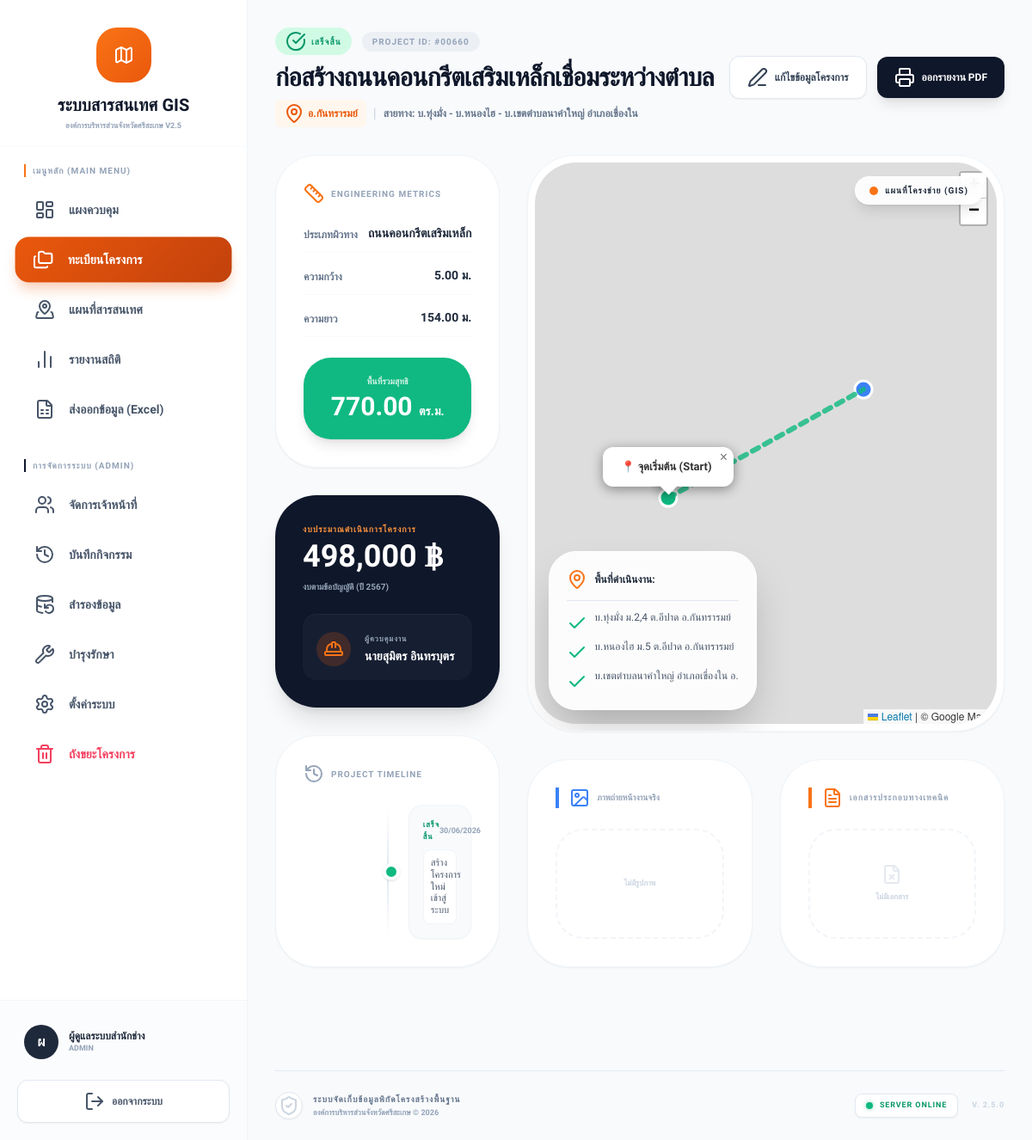
The app's page /view_project.php?id=660 (signed in) with its own data.
### tables this page shows
CREATE TABLE `projects` (
  `id` int(11) NOT NULL,
  `project_name` varchar(255) NOT NULL,
  `route_name` text DEFAULT NULL,
  `infrastructure_type` varchar(100) DEFAULT NULL,
  `fiscal_year` int(11) NOT NULL,
  `district_name` varchar(100) NOT NULL,
  `distance` decimal(10,2) DEFAULT 0.00,
  `width` decimal(10,2) DEFAULT 0.00,
  `has_shoulder` tinyint(1) DEFAULT 0,
  `shoulder_width` decimal(10,2) DEFAULT 0.00,
  `area` decimal(15,2) DEFAULT 0.00,
  `budget_amount` decimal(15,2) DEFAULT 0.00,
  `budget_type` varchar(50) DEFAULT 'statute',
  `supervisor_name` varchar(150) DEFAULT NULL,
  `budget_detail` text DEFAULT NULL,
  `project_image` varchar(255) DEFAULT NULL,
  `start_lat` decimal(11,8) DEFAULT NULL,
  `start_long` decimal(11,8) DEFAULT NULL,
  `end_lat` decimal(11,8) DEFAULT NULL,
  `end_long` decimal(11,8) DEFAULT NULL,
  `status` varchar(50) DEFAULT 'รอนุมัติ',
  `progress_percent` int(3) NOT NULL DEFAULT 0,
  `status_remark` text DEFAULT NULL,
  `created_by` int(11) DEFAULT NULL,
  `created_at` timestamp NOT NULL DEFAULT current_timestamp(),
  `deleted_at` datetime DEFAULT NULL
);

CREATE TABLE `project_status_history` (
  `id` int(11) NOT NULL,
  `project_id` int(11) NOT NULL,
  `status` varchar(100) NOT NULL,
  `remark` text DEFAULT NULL,
  `changed_by` int(11) DEFAULT NULL,
  `created_at` timestamp NOT NULL DEFAULT current_timestamp()
);

### view_project.php (the view, shortened to what this page needs)
<?php
require_once 'config/db.php';
$id = intval($_GET['id']);
$sql = "SELECT p.*, u.full_name as creator_name FROM projects p LEFT JOIN users u ON p.created_by = u.id WHERE p.id = ?";
$stmt = $conn->prepare($sql); $stmt->bind_param("i", $id); $stmt->execute();
$project = $stmt->get_result()->fetch_assoc();
$points_res = $conn->query("SELECT * FROM project_points WHERE project_id = $id ORDER BY order_index ASC");
$locations = [];
while($pt = $points_res->fetch_assoc()) {
    $loc_str = "อ." . $pt['district'];
    if($pt['sub_district']) $loc_str = "ต." . $pt['sub_district'] . " " . $loc_str;
    if($pt['village']) { $v = trim($pt['village']); $v = str_starts_with($v, 'บ.') ? $v : 'บ.' . $v; if($pt['moo']) $v .= " ม." . $pt['moo']; $loc_str = $v . " " . $loc_str; }
    $locations[] = $loc_str;
}
$images = []; $docs = [];
$history_res = $conn->query("SELECT h.*, u.full_name FROM project_status_history h LEFT JOIN users u ON h.changed_by = u.id WHERE h.project_id = $id ORDER BY h.created_at DESC");
$timeline = []; while($h = $history_res->fetch_assoc()) { $timeline[] = $h; }
include 'includes/header.php';
$st = $project['status'];
$st_color = 'slate'; $st_bg = 'bg-slate-100'; $st_text = 'text-slate-600'; $st_icon = 'clock';
if($st == 'เสร็จสิ้น') { $st_color = 'emerald'; $st_bg = 'bg-emerald-100'; $st_text = 'text-emerald-600'; $st_icon = 'check-circle'; }
?>
<link rel="stylesheet" href="https://cdnjs.cloudflare.com/ajax/libs/leaflet/1.9.4/leaflet.min.css" />
<div class="max-w-[1600px] mx-auto pb-20 animate-in fade-in duration-500 w-full px-4 md:px-0">
    <div class="flex flex-col md:flex-row justify-between items-start md:items-center gap-4 mb-8">
        <div>
            <div class="flex items-center gap-3 mb-2">
                <span class="px-3 py-1 rounded-full text-[10px] font-black uppercase tracking-widest <?= $st_bg . ' ' . $st_text ?> flex items-center gap-1.5"><i data-lucide="<?= $st_icon ?>" size="12"></i> <?= htmlspecialchars($st) ?></span>
                <span class="text-[10px] font-black text-slate-400 uppercase tracking-widest bg-slate-200/50 px-3 py-1 rounded-full">Project ID: #<?= str_pad($id, 5, '0', STR_PAD_LEFT) ?></span>
            </div>
            <h2 class="text-2xl md:text-3xl font-black text-slate-900 tracking-tight leading-tight"><?= htmlspecialchars($project['project_name']) ?></h2>
            <div class="flex flex-wrap items-center gap-2 mt-2"><span class="text-xs font-bold text-orange-600 flex items-center gap-1 bg-orange-50 px-2.5 py-1 rounded-md"><i data-lucide="map-pin" size="14"></i> อ.<?= htmlspecialchars($project['district_name']) ?></span>
                <span class="text-slate-300">|</span>
                <span class="text-xs font-bold text-slate-500">สายทาง: <?= htmlspecialchars($project['route_name'] ?: 'ไม่ระบุ') ?></span>
            </div>
        </div>
        <div class="flex items-center gap-3 w-full md:w-auto">
            <?php if($_SESSION['role'] === 'admin' || $_SESSION['role'] === 'staff'): ?>
            <a href="edit_project.php?id=<?= $id ?>" class="flex-1 md:flex-none bg-white border border-slate-200 text-slate-700 px-5 py-3 rounded-xl text-xs font-black hover:bg-slate-50 shadow-sm flex items-center justify-center gap-2"><i data-lucide="edit-3" size="16"></i> แก้ไขข้อมูลโครงการ</a>
            <?php endif; ?>
            <a href="export_pdf.php?id=<?= $id ?>" target="_blank" class="flex-1 md:flex-none bg-slate-900 text-white px-5 py-3 rounded-xl text-xs font-black hover:bg-orange-600 shadow-lg flex items-center justify-center gap-2"><i data-lucide="printer" size="16"></i> ออกรายงาน PDF</a>
        </div>
    </div>
    <div class="grid grid-cols-1 lg:grid-cols-3 gap-6 md:gap-8">
        <div class="space-y-6 md:space-y-8">
            <div class="bg-white p-6 md:p-8 rounded-[3rem] shadow-sm border border-slate-100">
                <p class="text-[10px] font-black text-slate-400 uppercase tracking-widest mb-6 flex items-center gap-2"><i data-lucide="ruler" class="text-orange-500" size="16"></i> Engineering Metrics</p>
                <div class="space-y-4">
                    <div class="flex justify-between items-end border-b border-slate-50 pb-3"><span class="text-xs font-bold text-slate-500">ประเภทผิวทาง</span><span class="text-sm font-black text-slate-800"><?= htmlspecialchars($project['infrastructure_type']) ?></span></div>
                    <div class="flex justify-between items-end border-b border-slate-50 pb-3"><span class="text-xs font-bold text-slate-500">ความกว้าง</span><span class="text-sm font-black text-slate-800"><?= number_format($project['width'], 2) ?> ม.</span></div>
                    <div class="flex justify-between items-end border-b border-slate-50 pb-3"><span class="text-xs font-bold text-slate-500">ความยาว</span><span class="text-sm font-black text-slate-800"><?= number_format($project['distance'], 2) ?> ม.</span></div>
                </div>
                <div class="mt-6 bg-emerald-500 text-white p-5 rounded-[2rem] text-center shadow-lg"><p class="text-[10px] font-black uppercase opacity-80 mb-1">พื้นที่รวมสุทธิ</p><h3 class="text-3xl font-black"><?= number_format($project['area'], 2) ?> <span class="text-sm font-bold">ตร.ม.</span></h3></div>
            </div>
            <div class="bg-slate-900 text-white p-6 md:p-8 rounded-[3rem] shadow-xl relative overflow-hidden">
                <div class="relative z-10">
                    <p class="text-[10px] font-black text-orange-400 uppercase tracking-widest mb-1">งบประมาณดำเนินการโครงการ</p><h3 class="text-4xl font-black text-white"><?= number_format($project['budget_amount']) ?> ฿</h3>
                    <p class="text-[10px] font-bold text-slate-400 mt-2"><?= htmlspecialchars($project['budget_type'] ?: 'ไม่ระบุ') ?> (ปี <?= $project['fiscal_year'] ?>)</p>
                    <div class="mt-6 pt-5 border-t border-slate-800 flex items-center gap-4 bg-slate-800/50 p-4 rounded-2xl"><div class="w-10 h-10 rounded-full bg-orange-600/20 text-orange-500 flex items-center justify-center shrink-0"><i data-lucide="hard-hat" size="20"></i></div><div><p class="text-[9px] font-black text-slate-400 uppercase tracking-widest">ผู้ควบคุมงาน</p><p class="text-sm font-black mt-0.5"><?= htmlspecialchars($project['supervisor_name'] ?: 'ยังไม่ระบุ') ?></p></div></div>
                </div>
            </div>
            <div class="bg-white p-6 md:p-8 rounded-[3rem] shadow-sm border border-slate-100">
                <p class="text-[10px] font-black text-slate-400 uppercase tracking-widest mb-6 flex items-center gap-2"><i data-lucide="history" class="text-slate-400" size="16"></i> Project Timeline</p>
                <?php if(empty($timeline)): ?>
                    <div class="py-6 text-center text-slate-300 border-2 border-dashed border-slate-100 rounded-2xl"><p class="text-[10px] font-bold uppercase">ยังไม่มีประวัติสถานะ</p></div>
                <?php else: ?>
                    <div class="space-y-6 relative before:absolute before:inset-0 before:ml-2 before:-translate-x-px md:before:mx-auto md:before:translate-x-0 before:h-full before:w-0.5 before:bg-gradient-to-b before:from-transparent before:via-slate-200 before:to-transparent">
                        <?php foreach($timeline as $i => $log):
                            $l_st = $log['status']; $l_color = 'slate';
                            if($l_st == 'เสร็จสิ้น') $l_color = 'emerald'; if($l_st == 'กำลังดำเนินการ') $l_color = 'orange'; if($l_st == 'มีการเปลี่ยนแปลงหรือแก้ไข') $l_color = 'rose';
                        ?>
                        <div class="relative flex items-center justify-between md:justify-normal md:odd:flex-row-reverse group is-active">
                            <div class="flex items-center justify-center w-5 h-5 rounded-full border-4 border-white bg-<?= $l_color ?>-500 shadow shrink-0 md:order-1 md:group-odd:-translate-x-1/2 md:group-even:translate-x-1/2 z-10"></div>
                            <div class="w-[calc(100%-2.5rem)] md:w-[calc(50%-1.5rem)] p-4 rounded-2xl bg-slate-50 border border-slate-100 shadow-sm">
                                <div class="flex items-center justify-between mb-1"><span class="text-[9px] font-black uppercase text-<?= $l_color ?>-600 tracking-widest"><?= $l_st ?></span><time class="text-[9px] font-bold text-slate-400"><?= date('d/m/Y', strtotime($log['created_at'])) ?></time></div>
                                <?php if($log['remark']): ?><p class="text-[11px] text-slate-600 font-medium leading-tight mt-2 bg-white p-2 rounded-lg border border-slate-100"><?= htmlspecialchars($log['remark']) ?></p><?php endif; ?>
                            </div>
                        </div>
                        <?php endforeach; ?>
                    </div>
                <?php endif; ?>
            </div>
        </div>
        <div class="lg:col-span-2 space-y-6 md:space-y-8 flex flex-col h-full">
            <div class="bg-white p-2 rounded-[3.5rem] shadow-sm border border-slate-100 flex-1 min-h-[400px] lg:min-h-[500px] relative overflow-hidden group">
                <div class="absolute top-6 right-6 z-10 bg-white/90 backdrop-blur px-4 py-2 rounded-2xl shadow-lg border border-white flex items-center gap-2 pointer-events-none">
                    <span class="w-2.5 h-2.5 rounded-full bg-orange-500 animate-pulse"></span><span class="text-[10px] font-black text-slate-800 uppercase tracking-widest">แผนที่โครงข่าย (GIS)</span>
                </div>
                <div class="absolute bottom-6 left-6 z-10 bg-white/90 backdrop-blur p-5 rounded-[2rem] shadow-2xl border border-white text-xs pointer-events-none max-w-[80%] md:max-w-xs">
                    <p class="font-black text-slate-800 mb-3 border-b border-slate-200 pb-3 flex items-center gap-2"><i data-lucide="map-pin" class="text-orange-500" size="16"></i> พื้นที่ดำเนินงาน:</p>
                    <div class="space-y-2 max-h-32 overflow-y-auto no-scrollbar">
                        <?php foreach($locations as $loc): ?><p class="text-slate-600 font-medium flex items-start gap-2 leading-tight"></p><?php endforeach; ?>
                    </div>
                </div>
                <div id="projectMap" class="w-full h-full rounded-[3rem] z-0" style="min-height: 400px;"></div>
            </div>
            <div class="grid grid-cols-1 md:grid-cols-2 gap-6 md:gap-8">
                <div class="bg-white p-6 md:p-8 rounded-[3rem] shadow-sm border border-slate-100">
                    <p class="text-[10px] font-black text-slate-400 uppercase mb-6 flex items-center gap-2 border-l-4 border-blue-500 pl-3"><i data-lucide="image" class="text-blue-500" size="16"></i> ภาพถ่ายหน้างานจริง</p>
                    <?php if(empty($images)): ?><div class="h-32 border-2 border-dashed border-slate-100 flex items-center justify-center text-slate-300 rounded-[2rem]"><p class="text-[9px] font-black uppercase">ไม่มีรูปภาพ</p></div>
                    <?php endif; ?>
                </div>
                <div class="bg-white p-6 md:p-8 rounded-[3rem] shadow-sm border border-slate-100">
                    <p class="text-[10px] font-black text-slate-400 uppercase tracking-widest mb-6 flex items-center gap-2 border-l-4 border-orange-500 pl-3"><i data-lucide="file-text" class="text-orange-500" size="16"></i> เอกสารประกอบทางเทคนิค</p>
                    <?php if(empty($docs)): ?><div class="h-32 rounded-[2rem] border-2 border-dashed border-slate-100 flex flex-col items-center justify-center text-slate-300"><i data-lucide="file-x" size="24" class="mb-2 opacity-50"></i><p class="text-[9px] font-black uppercase">ไม่มีเอกสาร</p></div>
                    <?php endif; ?>
                </div>
            </div>
        </div>
    </div>
</div>
<?php include 'includes/footer.php'; ?>

### includes/header.php (style rules this page uses)
body { font-family: 'Sarabun', sans-serif; -webkit-font-smoothing: antialiased; }
.no-scrollbar { -ms-overflow-style: none; scrollbar-width: none; }

### records on screen
projects: status "เสร็จสิ้น", project_name "ก่อสร้างถนนคอนกรีตเสริมเหล็กเชื่อมระหว่างตำบล", district_name "กันทรารมย์", route_name "บ.ทุ่งมั่ง - บ.หนองไฮ - บ.เขตตำบลนาคำใหญ่ อำเภอเขื่องใน", infrastructure_type "ถนนคอนกรีตเสริมเหล็ก", width "5.00", distance "154.00", area "770.00", budget_amount "498,000", budget_type "งบตามข้อบัญญัติ", fiscal_year "2567", supervisor_name "นายสุมิตร อินทรบุตร"
project_status_history: status "เสร็จสิ้น", created_at "30/06/2026", remark "สร้างโครงการใหม่เข้าสู่ระบบ"

### other values on screen
$user_initial "ผ"
$user_full_name "ผู้ดูแลระบบสำนักช่าง"
$user_role "ADMIN"
str_pad($id, 5, '0', STR_PAD_LEFT) "00660"
